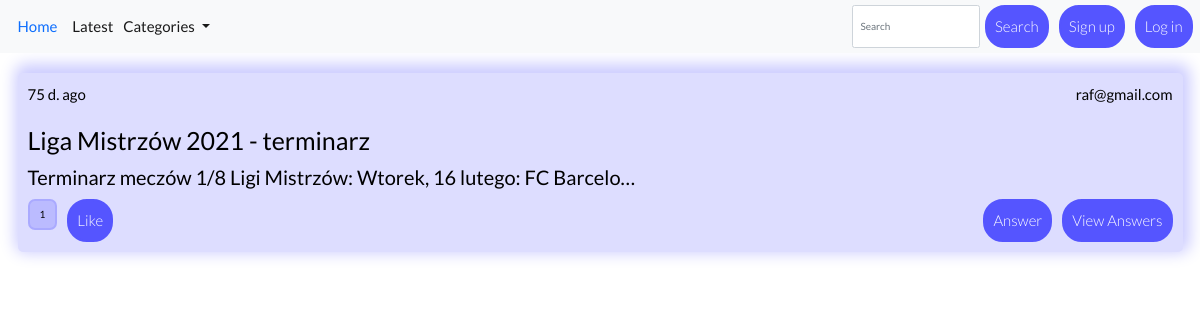
The page /sport/ft on the database its author committed.
### forum/models.py (models this page shows, shortened)
class Question(Model):
    title = CharField(max_length=250)
    desc = TextField()
    image = ImageField(blank=True, upload_to='images/')
    createDate = DateTimeField(auto_now_add=True)
    user = ForeignKey(User, on_delete=CASCADE)
    categories = [
        ("", 'Choose category'),
        ('ft', 'Football'),
        ('bs', 'Basketball'),
        ('sj', 'Ski Jumping'),
        ('hb', 'Handball'),
        ('bx', 'Boxing'),
        ('vb', 'Volleyball')
    ]
    category = CharField(max_length=2, choices=categories, default='')
    likes = ManyToManyField(User, related_name='likes', blank=True)
    def total_likes(self):
        return self.likes.count()
    def display_date(self):
        tz = timezone.utc
        actualDate = datetime.now(tz)
        diffDate = (actualDate - self.createDate).total_seconds()
        if(diffDate >= 86400):
            return str(round(diffDate/60/60/24)) + " d. ago"
        elif(diffDate > 3600 and diffDate < 86400):
            return str(round(diffDate/60/60)) + " h. ago"
        else:
            return str(round(diffDate/60)) + " min. ago"

### accounts/models.py (models this page shows)
class User(AbstractUser):
    username = None #usuwamy username
    email = models.EmailField(_('email address'), unique=True)
    USERNAME_FIELD = 'email' #username_field - pole oprócz hasła potrzebne przy logowaniu
    REQUIRED_FIELDS = [] # inne wymagane pola oprócz username_field i password
    objects = UserManager() #dodanie funkcji tworzących usera i superusera

### forum/views.py (the view)
# urls.py: path('sport/<str:sportKey>', views.displaySport, name='displaySport'),
def displaySport(request, sportKey):
    questions = Question.objects.filter(category=sportKey)
    return render(request, 'forum/displaySport.html', {'questions': questions})

### forum/templates/forum/displaySport.html (shortened to what this page needs)
{% extends 'base.html' %}
{% block content %}
{% if questions  %}
<div class="row">
    {% for question in questions %}
    <div class="question-col">
        <a href="{% url 'detail' question.id %}"><div class="question-box">
            <div class="display-date-user">
                <p>{{ question.display_date }}</p>
                <p>{{ question.user }}</p>
            </div>
            <h1 class="title">{{ question.title }}</h1>
            <h2 class="description">{{ question.desc|truncatechars:70 }}</h2>
            <div class="btn-cls">
                <div class="total-likes-btnLikes">
                    <p >{{question.total_likes}}</p>
                    <form action="{% url 'like' question.id %}" method="POST">
                        {% if question.is_liked %}
                            <button class="margin-left" type="submit">Dislike</button>
                        {% else %}
                            <button class="margin-left" type="submit">Like</button>
                        {% endif %}
                    </form>
                </div>
                <div class="total-likes-btnLikes">
                    <a class="btn" href="{% url 'create_answer' question.id %}">Answer</a>
                    <a class="btn margin-left" href="{% url 'detail' question.id %}">View Answers</a>
                </div>
            </div>
        </div>
        </a>
    </div>
    {% endfor %}
</div>
{% else %}
   <h4 class="empty-question">There are not any questions.</h4>
{% endif %}
{% endblock content %}

### static/css/style.css (style rules this page uses)
* { margin: 0; padding: 0; -webkit-box-sizing: border-box; box-sizing: border-box; }
html, body { font-family: 'Lato', sans-serif; font-size: 10px; }
a, a:hover { text-decoration: none; color: black; }
.row { max-width: 1200px; margin: 0 auto; }
.question-col { margin: 2rem 0; width: 100%; }
.question-box { background-color: #ddf; width: 100%; margin: 0 auto; padding: 1rem; border-radius: 5px; -webkit-box-shadow: 2px -4px 15px 5px #ccf; box-shadow: 2px -4px 15px 5px #ccf; }
.display-date-user { display: -webkit-box; display: -ms-flexbox; display: flex; -webkit-box-pack: justify; -ms-flex-pack: justify; justify-content: space-between; font-size: 1.5rem; }
.btn-cls { display: -webkit-box; display: -ms-flexbox; display: flex; -webkit-box-pack: justify; -ms-flex-pack: justify; justify-content: space-between; }
.total-likes-btnLikes { display: -webkit-box; display: -ms-flexbox; display: flex; }
.btn:link, .btn:visited, button[type='submit'] { font-size: 1.5rem; background-color: #55f; padding: 0.8rem; border-radius: 20px; color: white; font-weight: 300; border: none; height: 100%; border: 2px solid #55f; }
.total-likes-btnLikes p { background-color: #bbf; border: 2px solid #aaf; padding: 0.6rem 1rem; border-radius: 7px; height: 100%; }
.margin-left { margin-left: 1rem; }
.title { margin: 1rem 0; }
.description { margin-bottom: 1rem; }

### static/css/queries.css (style rules this page uses)
@media only screen and (max-width: 1200px) { .row { padding: 0 1rem; } }

### rows shown on the page
Question: display_date "75 d. ago", user "raf@gmail.com", title "Liga Mistrzów 2021 - terminarz", desc "Terminarz meczów 1/8 Ligi Mistrzów: Wtorek, 16 lutego: FC Barcelo…", total_likes "1"
